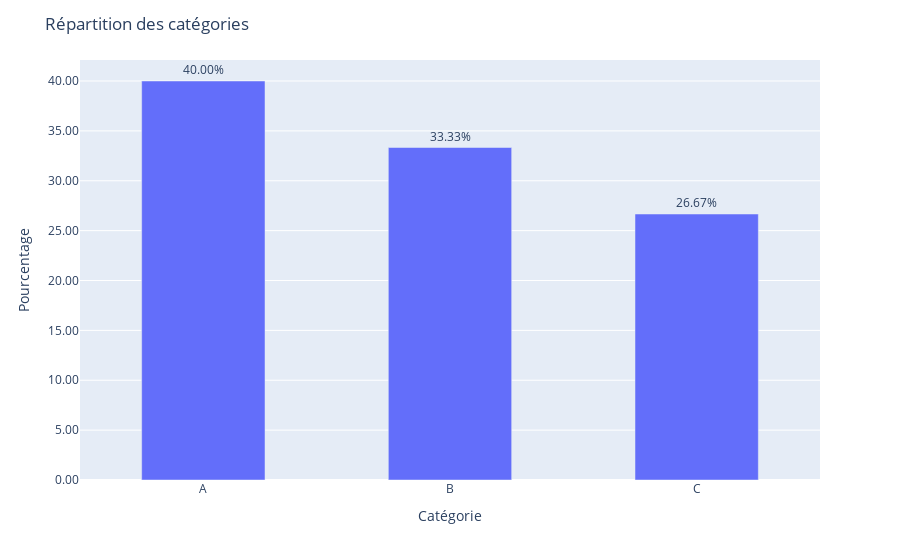

The notebook cell saved with this chart:
### Markdown cell above
### Barplot

### Code cell
# Données
data = pd.DataFrame({
    'categorie': ['A', 'B', 'A', 'C', 'B', 'A', 'A', 'B', 'C', 'A', 'B', 'C', 'B', 'A', 'C']
})

# Calcul de la fréquence et des pourcentages
frequences = data['categorie'].value_counts(normalize=True) * 100
# On replace les noms des colonnes
frequences_df = frequences.reset_index()
# On récupère les noms des colonnes
frequences_df.columns = ['categorie', 'pourcentage']
# Création du graphique en barres
fig = px.bar(frequences_df, x='categorie', y='pourcentage', text='pourcentage')
# Etiquettes de pourcentage
fig.update_traces(texttemplate='%{text:.2f}%', textposition='outside', width=0.5)
# Affichage du graphique
fig.update_layout(
    title="Répartition des catégories",
    xaxis_title="Catégorie",
    yaxis_title="Pourcentage",
    yaxis_tickformat = ",.2f",
    showlegend=False
)

# Afichage 
fig.show()

### Figure 1 — Plotly figure (JSON) as saved in the notebook; plotly's stock layout.template omitted (floating-point values rounded to 4 significant figures)
{"data": [{"alignmentgroup": "True", "hovertemplate": "categorie=%{x}<br>pourcentage=%{text}<extra></extra>", "legendgroup": "", "marker": {"color": "#636efa", "pattern": {"shape": ""}}, "name": "", "offsetgroup": "", "orientation": "v", "showlegend": false, "text": [40, 33.33, 26.67], "textposition": "outside", "texttemplate": "%{text:.2f}%", "type": "bar", "width": 0.5, "x": ["A", "B", "C"], "xaxis": "x", "y": [40, 33.33, 26.67], "yaxis": "y"}], "layout": {"barmode": "relative", "legend": {"tracegroupgap": 0}, "margin": {"t": 60}, "showlegend": false, "title": {"text": "Répartition des catégories"}, "xaxis": {"anchor": "y", "domain": [0, 1], "title": {"text": "Catégorie"}}, "yaxis": {"anchor": "x", "domain": [0, 1], "tickformat": ",.2f", "title": {"text": "Pourcentage"}}}}
